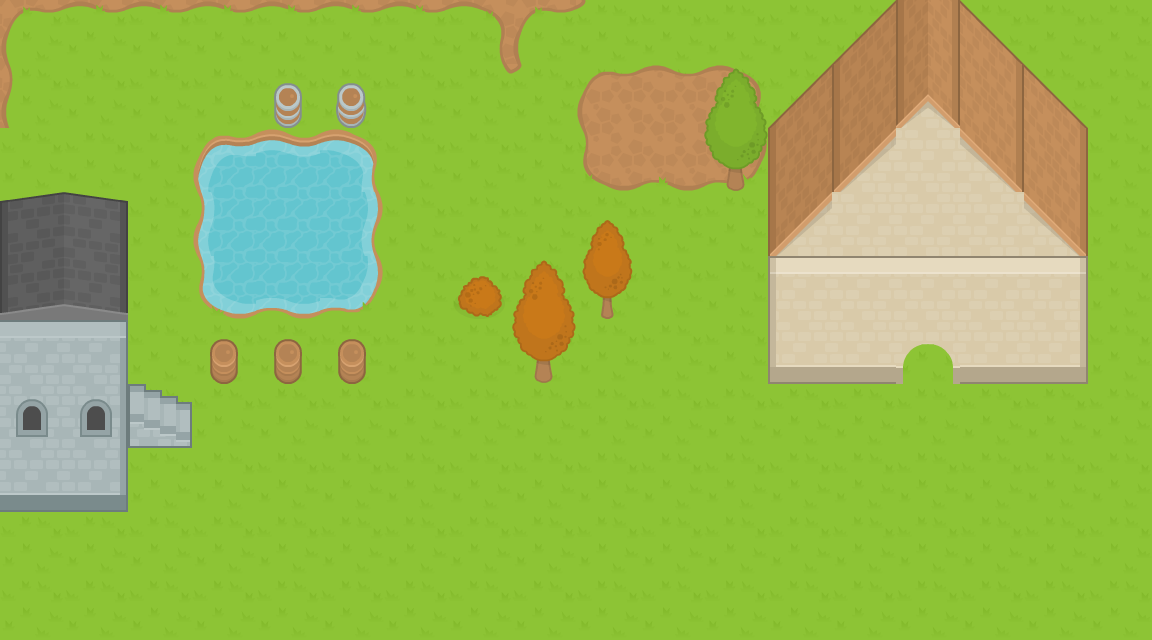

Below is a game level as drawn by its tile map, then a one-line description and the .tmx that defines it (tile-layer data replaced by summaries):
An orthogonal 18x10 tile map with 64x64 px tiles, 3 tile layers (BackgroundLayer, BuildingsLayer1, BuildingsLayer2) and 1 object (position).

<map version="1.0" orientation="orthogonal" renderorder="right-down" width="18" height="10" tilewidth="64" tileheight="64" backgroundcolor="#000000">
 <tileset firstgid="1" name="RPGpack_sheet" tilewidth="64" tileheight="64">
  <image source="assets/spritesheets/RPGpack_sheet.png" width="1280" height="832" />
 </tileset>
 <layer name="BackgroundLayer" width="18" height="10">
  <data>[180 cells, 180 non-empty, 22 distinct tile ids]</data>
 </layer>
 <layer name="BuildingsLayer1" width="18" height="10">
  <data>[180 cells, 42 non-empty, 29 distinct tile ids]</data>
 </layer>
 <layer name="BuildingsLayer2" width="18" height="10">
  <data>[180 cells, 16 non-empty, 9 distinct tile ids]</data>
 </layer>
 <objectgroup name="ActorsLayer">
  <object name="hero" type="position" x="448" y="448" width="64" height="64">
   <properties>
    <property name="id" value="0" />
   </properties>
  </object>
 </objectgroup>
</map>
